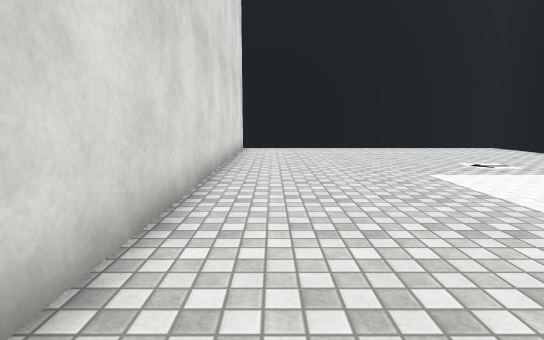
[1] (above)

16 first-person views from a walk through a scene from a Unity 3-D project. The camera is 1.2 m above the floor, tilts 8° down and sees 80° across. Doors are open. The floor is counted in squares, 1.03 m on a side. Each view is taken from the middle of a square. On the plan, view 1 faces up. The plan holds only what a view shows up to about 14 squares ahead; the rest is blank. The place goes on beyond the plan. The player character is not drawn. Some surface patterns are stand-ins.

[2]
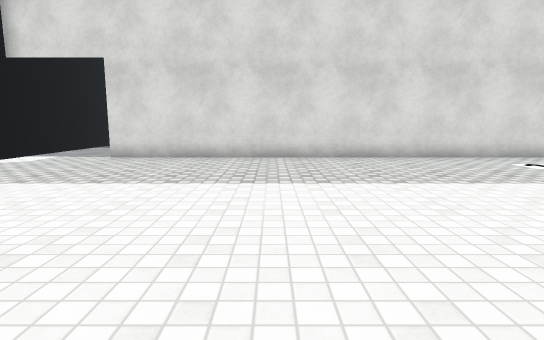

[3]
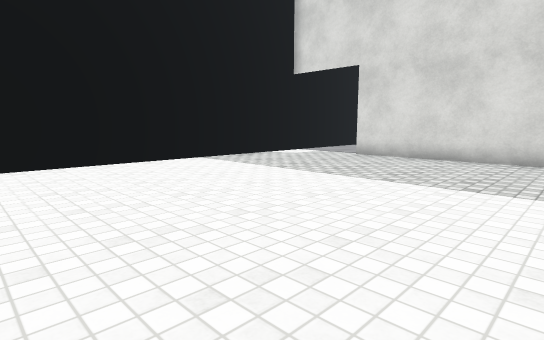

[4]
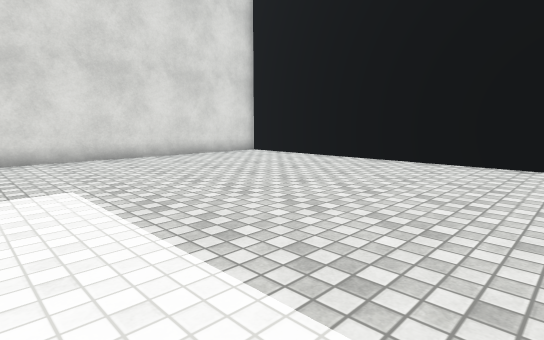

[5]
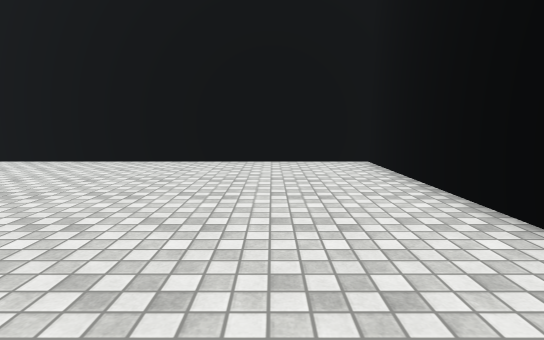

[6]
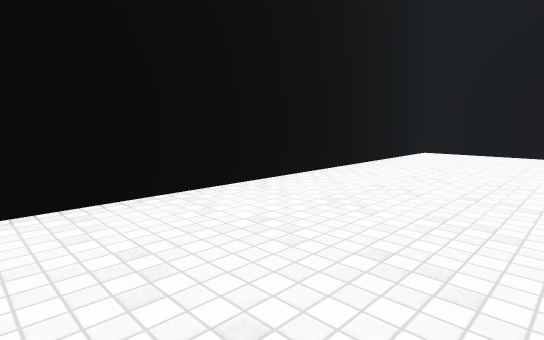

[7]
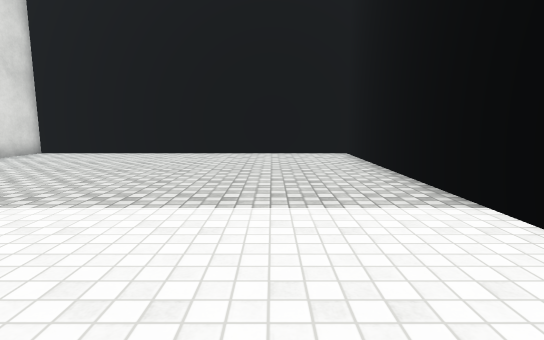

[8]
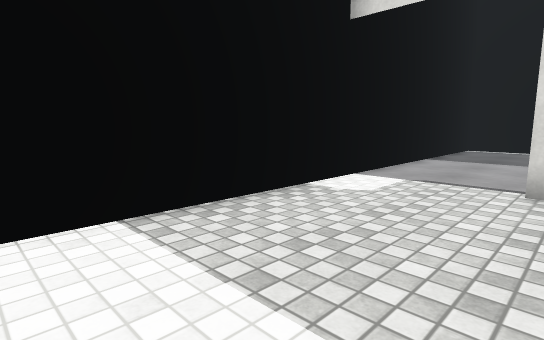

[9]
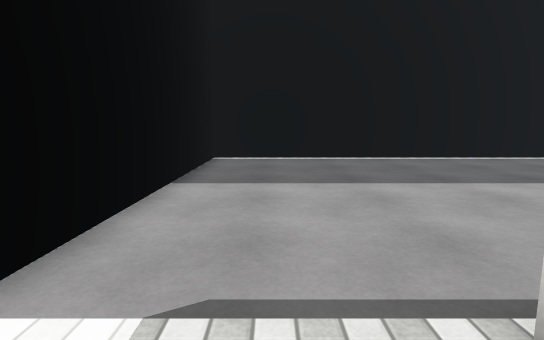

[10]
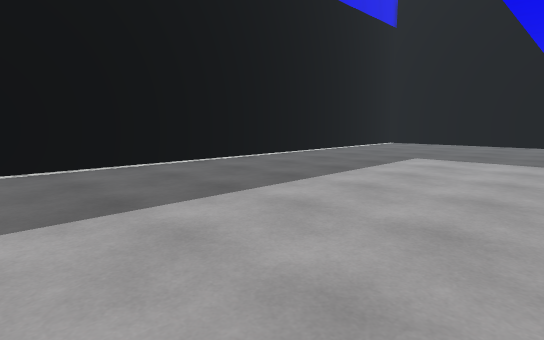

[11]
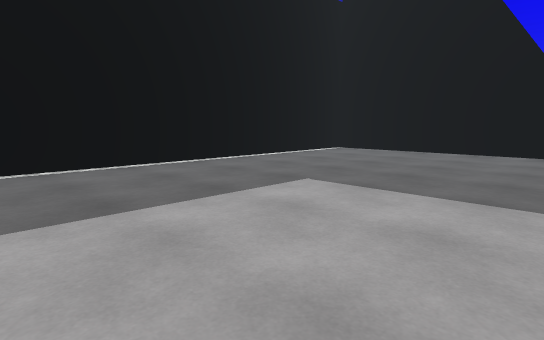

[12]
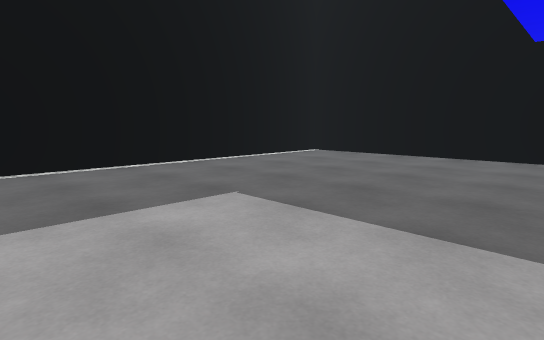

[13]
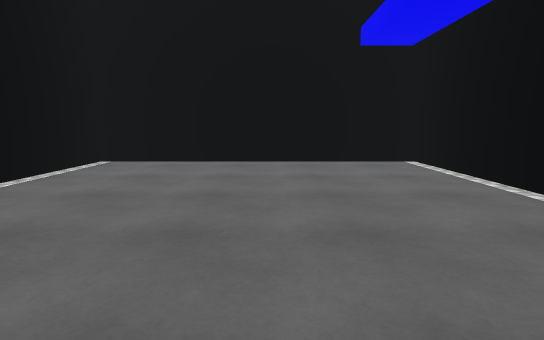

[14]
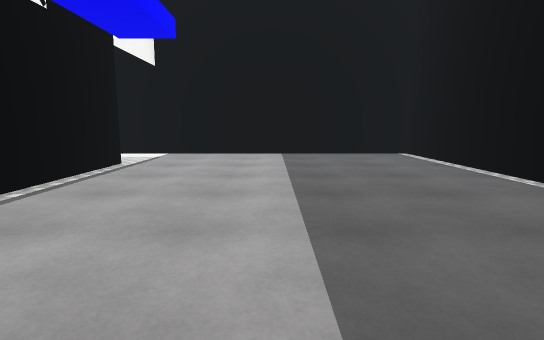

[15]
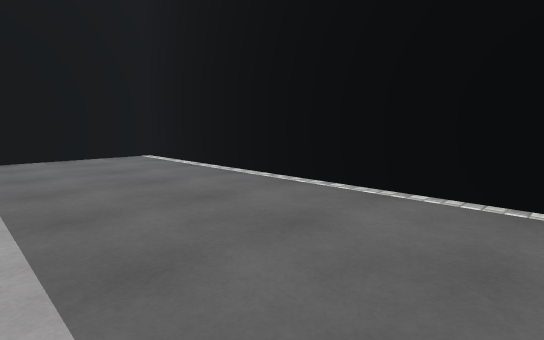

[16]
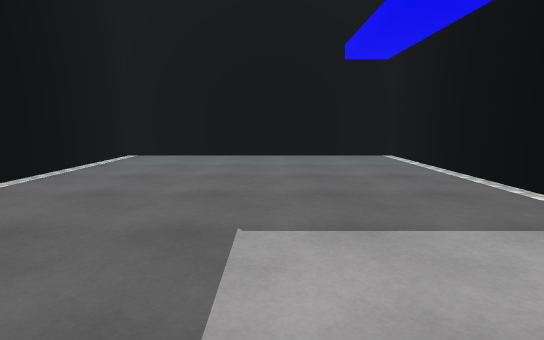

### Floor plan
Points are (right, up) in squares from view 1. A wall is a line through its corners. A room is listed if a view was taken in it or the views show most of it. See-through windows are left out.
Room 1 (views 1, 2, 3, 4, 5, 6, 7, 8, 9)
walls: (11.1, 7.6) (11.1, 16.3) (-0.9, 16.3); (-1.4, 16.2) (-1.4, -4.8); (-0.9, -8) (11.1, -8) (11.1, 3.8)
ways out: open door at (-1, -6.5) to room 2
Room 2 (views 10, 11, 12, 13, 14, 15, 16)
walls: (-1.4, 9.2) (-1.4, 16.2); (-1.4, -4.8) (-1.4, -0.2); (-0.9, 16.3) (-11.4, 16.3) (-11.4, -8) (-0.9, -8)
ways out: open door at (-1, -6.5) to room 1

Positions as (right, up) in squares from view 1, and headings:
1: (0, 0), facing up
2: (10, 1), facing left
3: (10, 2), facing down-left
4: (10, 6), facing up-left
5: (8, 6), facing up
6: (6, 6), facing down-right
7: (8, 3), facing up
8: (5, -4), facing down-left
9: (0, -6), facing left
10: (-2, -4), facing up-left
11: (-2, 2), facing up-left
12: (-2, 4), facing up-left
13: (-6, 6), facing up
14: (-6, 5), facing down
15: (-6, 4), facing down-left
16: (-6, 4), facing up
